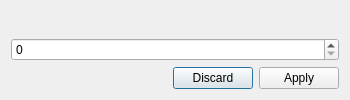
<?xml version="1.0" encoding="UTF-8"?>
<ui version="4.0">
 <class>DialogAskNumber</class>
 <widget class="QDialog" name="DialogAskNumber">
  <property name="geometry">
   <rect>
    <x>0</x>
    <y>0</y>
    <width>350</width>
    <height>100</height>
   </rect>
  </property>
  <property name="windowTitle">
   <string>Dialog</string>
  </property>
  <property name="windowIcon">
   <iconset theme="xc">
    <normaloff>.</normaloff>.</iconset>
  </property>
  <property name="sizeGripEnabled">
   <bool>false</bool>
  </property>
  <layout class="QGridLayout" name="gridLayout">
   <item row="0" column="0">
    <widget class="QLabel" name="label"/>
   </item>
   <item row="1" column="0">
    <widget class="QSpinBox" name="spinBox"/>
   </item>
   <item row="2" column="0">
    <widget class="QDialogButtonBox" name="buttonBoxApplyDiscard">
     <property name="orientation">
      <enum>Qt::Horizontal</enum>
     </property>
     <property name="standardButtons">
      <set>QDialogButtonBox::Apply|QDialogButtonBox::Discard</set>
     </property>
    </widget>
   </item>
  </layout>
 </widget>
 <resources/>
 <connections>
  <connection>
   <sender>buttonBoxApplyDiscard</sender>
   <signal>accepted()</signal>
   <receiver>DialogAskNumber</receiver>
   <slot>accept()</slot>
   <hints>
    <hint type="sourcelabel">
     <x>248</x>
     <y>254</y>
    </hint>
    <hint type="destinationlabel">
     <x>157</x>
     <y>274</y>
    </hint>
   </hints>
  </connection>
  <connection>
   <sender>buttonBoxApplyDiscard</sender>
   <signal>rejected()</signal>
   <receiver>DialogAskNumber</receiver>
   <slot>reject()</slot>
   <hints>
    <hint type="sourcelabel">
     <x>316</x>
     <y>260</y>
    </hint>
    <hint type="destinationlabel">
     <x>286</x>
     <y>274</y>
    </hint>
   </hints>
  </connection>
 </connections>
</ui>
